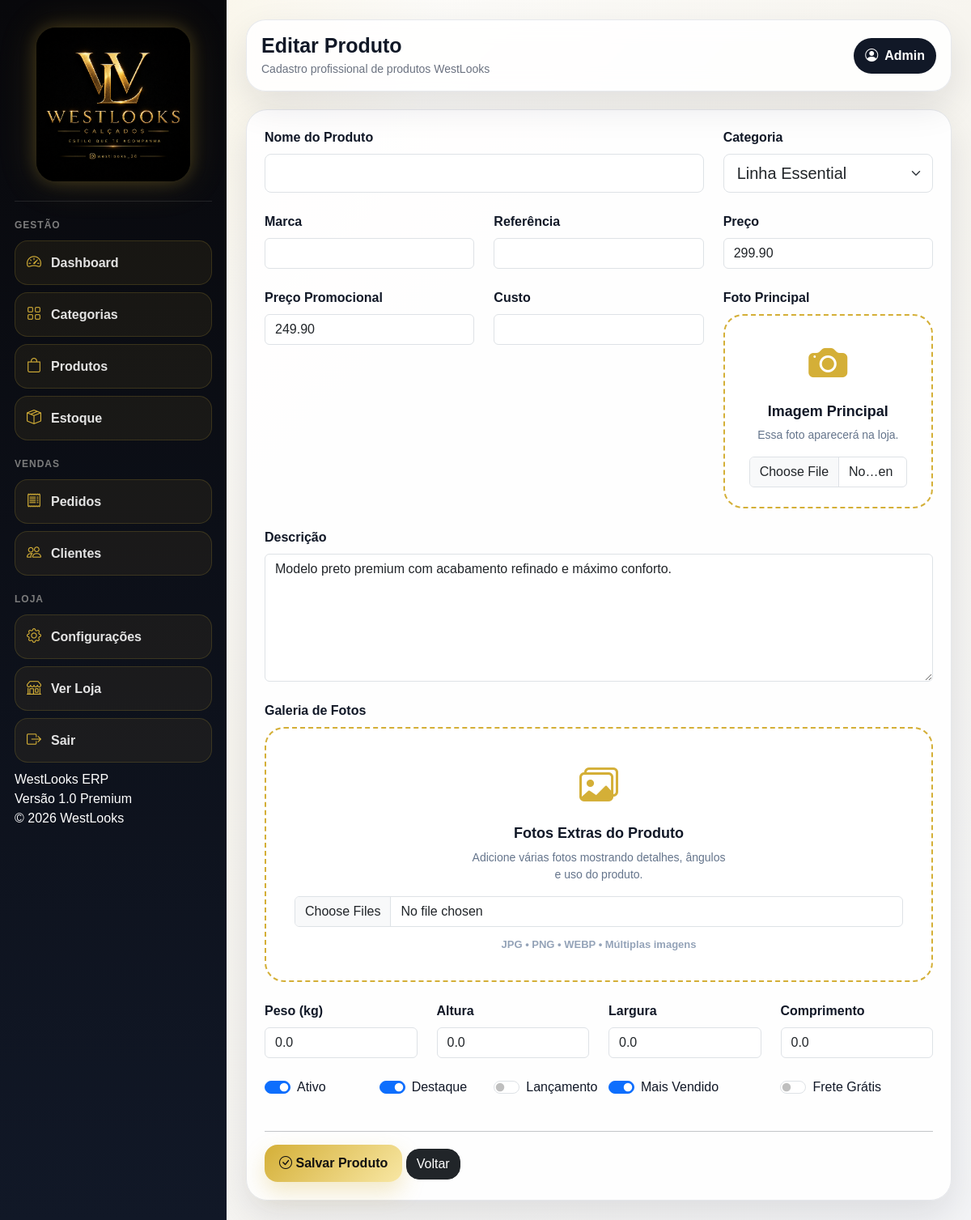
/admin/produtos/editar/2 (signed in), run on the app's committed database.
### app/models/produto.py (models this page shows)
class Produto(db.Model):
    __tablename__ = "produtos"
    id = db.Column(db.Integer, primary_key=True)
    categoria_id = db.Column(
        db.Integer,
        db.ForeignKey("categorias.id")
    )
    categoria = db.relationship(
        "Categoria",
        backref="produtos"
    )
    nome = db.Column(
        db.String(180),
        nullable=False
    )
    slug = db.Column(
        db.String(220),
        unique=True,
        nullable=False
    )
    descricao = db.Column(
        db.Text
    )
    marca = db.Column(
        db.String(120)
    )
    referencia = db.Column(
        db.String(80)
    )
    preco = db.Column(
        db.Numeric(10, 2),
        nullable=False,
        default=0
    )
    preco_promocional = db.Column(
        db.Numeric(10, 2)
    )
    custo = db.Column(
        db.Numeric(10, 2)
    )
    ativo = db.Column(
        db.Boolean,
        default=True
    )
    destaque = db.Column(
        db.Boolean,
        default=False
    )
    lancamento = db.Column(
        db.Boolean,
        default=False
    )
    mais_vendido = db.Column(
        db.Boolean,
        default=False
    )
    frete_gratis = db.Column(
        db.Boolean,
        default=False
    )
    peso = db.Column(
        db.Float,
        default=0
    )
    altura = db.Column(
        db.Float,
        default=0
    )
    largura = db.Column(
        db.Float,
        default=0
    )
    comprimento = db.Column(
        db.Float,
        default=0
    )
    visualizacoes = db.Column(
        db.Integer,
        default=0
    )
    data_cadastro = db.Column(
        db.DateTime,
        default=datetime.utcnow
    )

### app/models/categoria.py (models this page shows)
class Categoria(db.Model):
    __tablename__ = "categorias"
    id = db.Column(db.Integer, primary_key=True)
    nome = db.Column(
        db.String(120),
        nullable=False
    )
    slug = db.Column(
        db.String(150),
        unique=True,
        nullable=False
    )
    descricao = db.Column(
        db.Text
    )
    imagem = db.Column(
        db.String(255)
    )
    destaque = db.Column(
        db.Boolean,
        default=False
    )
    ordem = db.Column(
        db.Integer,
        default=0
    )
    ativo = db.Column(
        db.Boolean,
        default=True
    )
    data_cadastro = db.Column(
        db.DateTime,
        default=datetime.utcnow
    )

### app/routes/produtos.py (the view, shortened to what this page needs)
@produtos_bp.route("/editar/<int:id>", methods=["GET", "POST"])
@login_required
def editar(id):
    produto = Produto.query.get_or_404(id)
    categorias = Categoria.query.filter_by(ativo=True).order_by(Categoria.nome.asc()).all()
    return render_template(
        "admin/produtos/form.html",
        produto=produto,
        categorias=categorias
    )

### app/models/usuario.py (called while the page is built)
@login_manager.user_loader
def load_user(user_id):
    return Usuario.query.get(int(user_id))

### app/templates/admin/produtos/form.html (shortened to what this page needs)
{% extends "base.html" %}
{% if produto %}
    {% set titulo = "Editar Produto" %}
{% else %}
    {% set titulo = "Novo Produto" %}
{% endif %}
{% block page_title %}{{ titulo }}{% endblock %}
{% block page_subtitle %}Cadastro profissional de produtos WestLooks{% endblock %}
{% block content %}
<div class="wl-card">
    <form method="POST" enctype="multipart/form-data">
        <div class="row g-4">
            <div class="col-md-8">
                <label class="form-label fw-bold">
                    Nome do Produto
                </label>
                <input
                    type="number"
                    name="nome"
                    class="form-control form-control-lg"
                    required
                    value="{{ produto.nome if produto else '' }}">
            </div>
            <div class="col-md-4">
                <label class="form-label fw-bold">
                    Categoria
                </label>
                <select
                    name="categoria_id"
                    class="form-select form-select-lg"
                    required>
                    {% for categoria in categorias %}
                    <option
                        value="{{ categoria.id }}"
                        {% if produto and produto.categoria_id == categoria.id %}
                        selected
                        {% endif %}>
                        {{ categoria.nome }}
                    </option>
                    {% endfor %}
                </select>
            </div>
            <div class="col-md-4">
                <label class="form-label fw-bold">
                    Marca
                </label>
                <input
                    type="number"
                    name="marca"
                    class="form-control"
                    value="{{ produto.marca if produto else '' }}">
            </div>
            <div class="col-md-4">
                <label class="form-label fw-bold">
                    Referência
                </label>
                <input
                    type="number"
                    name="referencia"
                    class="form-control"
                    value="{{ produto.referencia if produto else '' }}">
            </div>
                <div class="col-md-4">
                    <label class="form-label fw-bold">
                        Preço
                    </label>
                    <input
                        type="number"
                        step="0.01"
                        min="0"
                        name="preco"
                        class="form-control"
                        required
                        value="{{ produto.preco if produto else '' }}">
                </div>
                <div class="col-md-4">
                    <label class="form-label fw-bold">
                        Preço Promocional
                    </label>
                    <input
                        type="number"
                        step="0.01"
                        min="0"
                        name="preco_promocional"
                        class="form-control"
                        value="{{ produto.preco_promocional if produto else '' }}">
                </div>
                <div class="col-md-4">
                    <label class="form-label fw-bold">
                        Custo
                    </label>
                    <input
                        type="number"
                        step="0.01"
                        min="0"
                        name="custo"
                        class="form-control"
                        value="{{ produto.custo if produto else '' }}">
                </div>
                <div class="col-lg-4">
                    <label class="form-label fw-bold">
                        Foto Principal
                    </label>
                    <div class="upload-card-principal">
                        <i class="bi bi-camera-fill"></i>
                        <h6>Imagem Principal</h6>
                        <small>
                            Essa foto aparecerá na loja.
                        </small>
                        <input
                            type="file"
                            name="foto_principal"
                            class="form-control mt-3"
                            accept="image/*">
                    </div>
                </div>
            <div class="col-12">
                <label class="form-label fw-bold">
                    Descrição
                </label>
                <textarea
                    name="descricao"
                    rows="6"
                    class="form-control">{{ produto.descricao if produto else '' }}</textarea>
            </div>
            <div class="col-12">
                <label class="form-label fw-bold">
                    Galeria de Fotos
                </label>
                <div class="upload-card-galeria">
                    <i class="bi bi-images"></i>
                    <h6>Fotos Extras do Produto</h6>
                    <small>
                        Adicione várias fotos mostrando detalhes,
                        ângulos e uso do produto.
                    </small>
                    <input
                        type="file"
                        name="fotos_extras"
                        multiple
                        class="form-control mt-3"
                        accept="image/*">
                    <div class="upload-info">
                        JPG • PNG • WEBP • Múltiplas imagens
                    </div>
                </div>
            </div>
            <div class="col-md-3">
                <label class="form-label fw-bold">
                    Peso (kg)
                </label>
                <input
                    type="number"
                    step="0.001"
                    name="peso"
                    class="form-control"
                    value="{{ produto.peso if produto else '' }}">
            </div>
            <div class="col-md-3">
                <label class="form-label fw-bold">
                    Altura
                </label>
                <input
                    type="number"
                    step="0.01"
                    name="altura"
                    class="form-control"
                    value="{{ produto.altura if produto else '' }}">
            </div>
            <div class="col-md-3">
                <label class="form-label fw-bold">
                    Largura
                </label>
                <input
                    type="number"
                    step="0.01"
                    name="largura"
                    class="form-control"
                    value="{{ produto.largura if produto else '' }}">
            </div>
            <div class="col-md-3">
                <label class="form-label fw-bold">
                    Comprimento
                </label>
                <input
                    type="number"
                    step="0.01"
                    name="comprimento"
                    class="form-control"
                    value="{{ produto.comprimento if produto else '' }}">
            </div>
            <div class="col-md-2">
                <div class="form-check form-switch">
                    <input
                        class="form-check-input"
                        type="checkbox"
                        name="ativo"
                        {% if not produto or produto.ativo %}
                        checked
                        {% endif %}>
                    <label class="form-check-label">
                        Ativo
                    </label>
                </div>
            </div>
            <div class="col-md-2">
                <div class="form-check form-switch">
                    <input
                        class="form-check-input"
                        type="checkbox"
                        name="destaque"
                        {% if produto and produto.destaque %}
                        checked
                        {% endif %}>
                    <label class="form-check-label">
                        Destaque
                    </label>
                </div>
            </div>
            <div class="col-md-2">
                <div class="form-check form-switch">
                    <input
                        class="form-check-input"
                        type="checkbox"
                        name="lancamento"
                        >
                    <label class="form-check-label">
                        Lançamento
                    </label>
                </div>
            </div>
            <div class="col-md-3">
                <div class="form-check form-switch">
                    <input
                        class="form-check-input"
                        type="checkbox"
                        name="mais_vendido"
                        {% if produto and produto.mais_vendido %}
                        checked
                        {% endif %}>
                    <label class="form-check-label">
                        Mais Vendido
                    </label>
                </div>
            </div>
            <div class="col-md-3">
                <div class="form-check form-switch">
                    <input
                        class="form-check-input"
                        type="checkbox"
                        name="frete_gratis"
                        >
                    <label class="form-check-label">
                        Frete Grátis
                    </label>
                </div>
            </div>
            <div class="col-12">
                <hr>
                <button
                    type="submit"
                    class="wl-btn-gold">
                    <i class="bi bi-check-circle"></i>
                    Salvar Produto
                </button>
                <a
                    href="{{ url_for('produtos.listar') }}"
                    class="btn btn-dark rounded-4">
                    Voltar
                </a>
            </div>
        </div>
    </form>
</div>
{% endblock %}

### app/templates/base.html (style rules this page uses)
body { font-family:'Poppins',sans-serif; }
:root { --wl-black: #0b0b0f; --wl-dark: #111827; --wl-gold: #d4af37; --wl-gold-soft: #f5e7b2; --wl-bg: #f6f6f4; --wl-white: #ffffff; --wl-text: #111827; --wl-muted: #6b7280; --wl-border: #e5e7eb; --wl-shadow: 0 18px 45px rgba(15, 23, 42, .10); }
* { box-sizing: border-box; }
body { margin: 0; background: radial-gradient(circle at top left, rgba(212,175,55,.16), transparent 28%), linear-gradient(135deg, #ffffff 0%, #f7f5ef 45%, #f3f4f6 100%); color: var(--wl-text); font-family: Arial, Helvetica, sans-serif; min-height: 100vh; }
.wl-card { background: rgba(255,255,255,.92); border: 1px solid var(--wl-border); border-radius: 26px; padding: 22px; box-shadow: var(--wl-shadow); }
.wl-btn-gold { background: linear-gradient(135deg, var(--wl-gold), #f8e7a4); color: #111; border: none; border-radius: 16px; font-weight: 900; padding: 11px 18px; box-shadow: 0 12px 28px rgba(212,175,55,.28); }

### app/templates/admin/produtos/form.html (style rules this page uses)
.upload-card-principal { background:#fff; border:2px dashed #d4af37; border-radius:24px; padding:30px; text-align:center; height:240px; display:flex; flex-direction:column; justify-content:center; align-items:center; }
.upload-card-galeria { background:#fff; border:2px dashed #d4af37; border-radius:24px; padding:35px; text-align:center; min-height:230px; display:flex; flex-direction:column; justify-content:center; align-items:center; }
.upload-card-principal i, .upload-card-galeria i { font-size:48px; color:#d4af37; margin-bottom:12px; }
.upload-card-principal h6, .upload-card-galeria h6 { font-weight:900; font-size:18px; }
.upload-card-principal small, .upload-card-galeria small { color:#64748b; max-width:320px; }
.upload-info { margin-top:12px; font-size:13px; color:#94a3b8; font-weight:700; }

### data on the page
Produto: categoria_id "Linha Essential", preco "299.90", preco_promocional "249.90", descricao "Modelo preto premium com acabamento refinado e máximo conforto.", peso "0.0", altura "0.0", largura "0.0", comprimento "0.0", ativo "☑", destaque "☑", mais_vendido "☑"

### other printed values
{{ titulo }} "Editar Produto"
